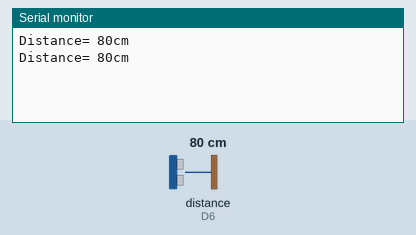
A sketch run on a simulated ESP8266 (NodeMCU). On the bench: the last lines printed to the serial monitor. Wiring (inferred from the names in the program): ultrasonic range finder: trigger D7; echo D6. Inputs (shaded band) come from the test bench; at power-on: distance to the obstacle (sensor on D6) 80 cm. The echo pulse lasts 58.3 µs per cm.

Above: at 1.8 s.
1.9 s: distance to the obstacle (sensor on D6) set to 2 cm
At 2.8 s:
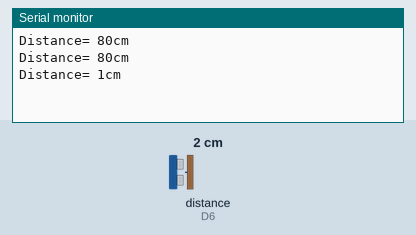
3.4 s: distance to the obstacle (sensor on D6) set to 4 cm
At 4.8 s:
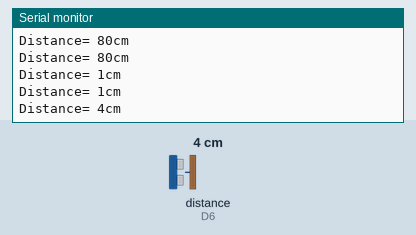
Timing chart, 0 to 6.4 s (numbered marks = the images above; inputs shaded):
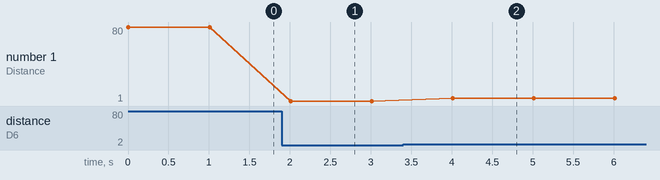

The sketch:

code.ino
```cpp
#define echoPin D6
#define trigPin D7

long duration, distance;

void setup() {
  Serial.begin(115200);
  pinMode(trigPin, OUTPUT);
  pinMode(echoPin, INPUT);
}

void loop() {
  digitalWrite(trigPin, LOW);
  delayMicroseconds(3);
  digitalWrite(trigPin, HIGH);
  delayMicroseconds(12);
  digitalWrite(trigPin, LOW);
  duration = pulseIn(echoPin, HIGH);
  distance = (duration / 2) / 29.1;
  Serial.print("Distance= ");
  Serial.print(distance);
  Serial.println("cm");
  delay(1000);
}
```

Measured:
- after the input at 1.9 s, the serial monitor: prints a new line after 0.11 s (image 1)
- after the input at 3.4 s, the serial monitor: prints a new line after 0.61 s (image 2)
- plotted number 1: 80 → 1 after the input at 1.9 s, 1 → 4 after the input at 3.4 s
